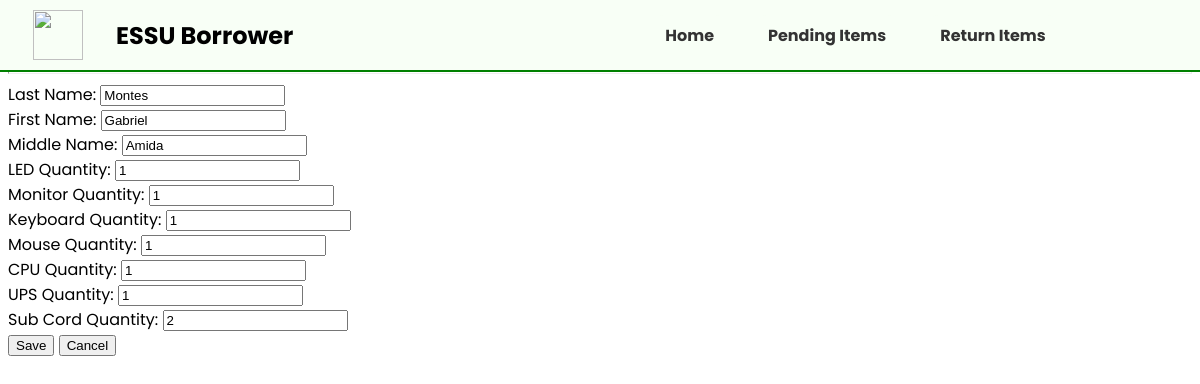
Page /borrower/edit/1/ on the committed database.
### borrower_app/models.py (models this page shows, shortened)
class BorrowerInfo(models.Model):
    last_name = models.CharField(max_length=20)
    first_name = models.CharField(max_length=20)
    middle_name = models.CharField(max_length=20)
    projector_qty = models.IntegerField(5)
    led_qty = models.IntegerField(5)
    monitor_qty = models.IntegerField(5)
    keyboard_qty = models.IntegerField(5)
    mouse_qty = models.IntegerField(5)
    cpu_qty = models.IntegerField(5)
    ups_qty = models.IntegerField(5)
    sub_cord_qty = models.IntegerField(5)
    power_cord_qty = models.IntegerField(5)

### borrower_app/views.py (the view, shortened to what this page needs)
# urls.py: path('borrower/edit/<int:borrower_id>/', views.edit_borrower, name='modify_borrower'),
def edit_borrower(request, borrower_id):
    borrower = get_object_or_404(BorrowerInfo, id=borrower_id)
    return render(request, 'borrower_app/edit_borrower.html', {'borrower': borrower})

### borrower_app/templates/borrower_app/edit_borrower.html (shortened to what this page needs)
{% extends "borrower_app/control_panel.html" %}
{% block content %}
    <div class="content">
        <form method="POST">
            <label>Last Name:</label>
            <input type="text" name="last_name" value="{{ borrower.last_name }}" required>
            <br>
            <label>First Name:</label>
            <input type="text" name="first_name" value="{{ borrower.first_name }}" required>
            <br>
            <label>Middle Name:</label>
            <input type="text" name="middle_name" value="{{ borrower.middle_name }}">
            <br>
            <label>LED Quantity:</label>
            <input type="number" name="led_qty" value="{{ borrower.led_qty }}" required>
            <br>
            <label>Monitor Quantity:</label>
            <input type="number" name="monitor_qty" value="{{ borrower.monitor_qty }}" required>
            <br>
            <label>Keyboard Quantity:</label>
            <input type="number" name="keyboard_qty" value="{{ borrower.keyboard_qty }}" required>
            <br>
            <label>Mouse Quantity:</label>
            <input type="number" name="mouse_qty" value="{{ borrower.mouse_qty }}" required>
            <br>
            <label>CPU Quantity:</label>
            <input type="number" name="cpu_qty" value="{{ borrower.cpu_qty }}" required>
            <br>
            <label>UPS Quantity:</label>
            <input type="number" name="ups_qty" value="{{ borrower.ups_qty }}" required>
            <br>
            <label>Sub Cord Quantity:</label>
            <input type="number" name="sub_cord_qty" value="{{ borrower.sub_cord_qty }}" required>
            <br>
            <button type="submit">Save</button>
            <button type="submit">Cancel</button>
        </form>
    </div>
{% endblock %}

### borrower_app/static/borrower_app/css/style.css (style rules this page uses)
body { font-family: 'Poppins', sans-serif; background: white; }

### rows in the picture
BorrowerInfo: last_name "Montes", first_name "Gabriel", middle_name "Amida", led_qty "1", monitor_qty "1", keyboard_qty "1", mouse_qty "1", cpu_qty "1", ups_qty "1", sub_cord_qty "2"
